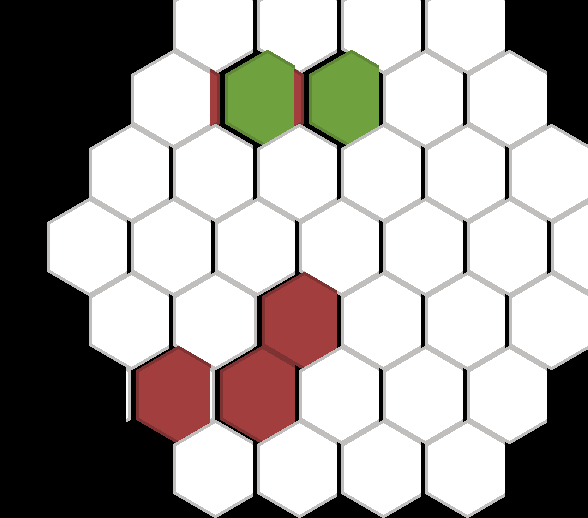

Rendered tile map (Tiled .tmx) drawn with the repository's tilesets; below, a short description and the full map source, tile grids included:
An orthogonal 14x7 tile map with 42x74 px tiles, 1 tile layer (Tile Layer 1).

<map version="1.0" orientation="orthogonal" renderorder="right-down" width="14" height="7" tilewidth="42" tileheight="74">
 <tileset firstgid="1" name="Tile" tilewidth="85" tileheight="98">
  <image source="../images/Tile.png" width="720" height="98" />
 </tileset>
 <layer name="Tile Layer 1" width="14" height="7">
  <data>
   <tile gid="1" />
   <tile gid="0" />
   <tile gid="1" />
   <tile gid="0" />
   <tile gid="2" />
   <tile gid="0" />
   <tile gid="2" />
   <tile gid="0" />
   <tile gid="2" />
   <tile gid="0" />
   <tile gid="2" />
   <tile gid="0" />
   <tile gid="1" />
   <tile gid="0" />
   <tile gid="0" />
   <tile gid="1" />
   <tile gid="0" />
   <tile gid="2" />
   <tile gid="0" />
   <tile gid="4" />
   <tile gid="0" />
   <tile gid="4" />
   <tile gid="0" />
   <tile gid="2" />
   <tile gid="0" />
   <tile gid="2" />
   <tile gid="0" />
   <tile gid="1" />
   <tile gid="1" />
   <tile gid="0" />
   <tile gid="2" />
   <tile gid="0" />
   <tile gid="2" />
   <tile gid="0" />
   <tile gid="2" />
   <tile gid="0" />
   <tile gid="2" />
   <tile gid="0" />
   <tile gid="2" />
   <tile gid="0" />
   <tile gid="2" />
   <tile gid="0" />
   <tile gid="0" />
   <tile gid="2" />
   <tile gid="0" />
   <tile gid="2" />
   <tile gid="0" />
   <tile gid="2" />
   <tile gid="0" />
   <tile gid="2" />
   <tile gid="0" />
   <tile gid="2" />
   <tile gid="0" />
   <tile gid="2" />
   <tile gid="0" />
   <tile gid="2" />
   <tile gid="1" />
   <tile gid="0" />
   <tile gid="2" />
   <tile gid="0" />
   <tile gid="2" />
   <tile gid="0" />
   <tile gid="3" />
   <tile gid="0" />
   <tile gid="2" />
   <tile gid="0" />
   <tile gid="2" />
   <tile gid="0" />
   <tile gid="2" />
   <tile gid="0" />
   <tile gid="0" />
   <tile gid="1" />
   <tile gid="0" />
   <tile gid="3" />
   <tile gid="0" />
   <tile gid="3" />
   <tile gid="0" />
   <tile gid="2" />
   <tile gid="0" />
   <tile gid="2" />
   <tile gid="0" />
   <tile gid="2" />
   <tile gid="0" />
   <tile gid="1" />
   <tile gid="1" />
   <tile gid="0" />
   <tile gid="1" />
   <tile gid="0" />
   <tile gid="2" />
   <tile gid="0" />
   <tile gid="2" />
   <tile gid="0" />
   <tile gid="2" />
   <tile gid="0" />
   <tile gid="2" />
   <tile gid="0" />
   <tile gid="1" />
   <tile gid="0" />
  </data>
 </layer>
</map>
